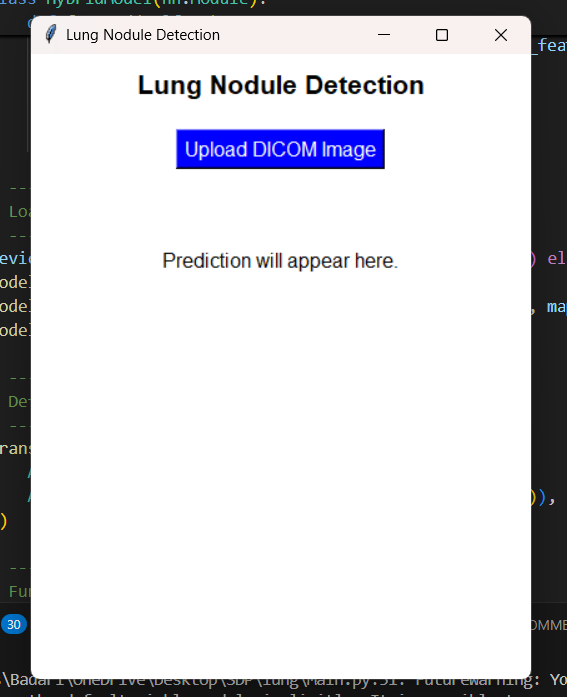
#> input picture 1.png, 567 x 697 px
$ python -i imageprocessing.py   (imports and definitions only)   (older library calls are emulated)
#> lines starting #> are read from the running program, lines starting #| are printed output that depends on the picture
import cv2
import numpy as np

# [32 lines left out: functions apply_basic_adjustments, apply_denoising, apply_enhancement, not called in this run]

def apply_histogram_equalization(image):
    """Apply global histogram equalization"""
    return cv2.equalizeHist(image)

# [6 lines left out: function apply_adaptive_threshold, not called in this run]

def apply_sobel(image):
    """Apply Sobel edge detection"""
    if len(image.shape) == 3:
        image = cv2.cvtColor(image, cv2.COLOR_RGB2GRAY)
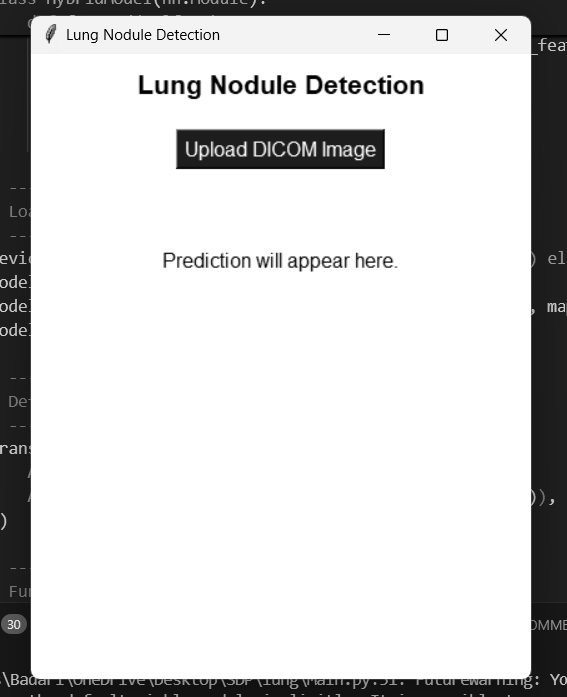
#> image: shape (697, 567); min 0, max 255, mean 212.5
    sobelx = cv2.Sobel(image, cv2.CV_64F, 1, 0, ksize=3)
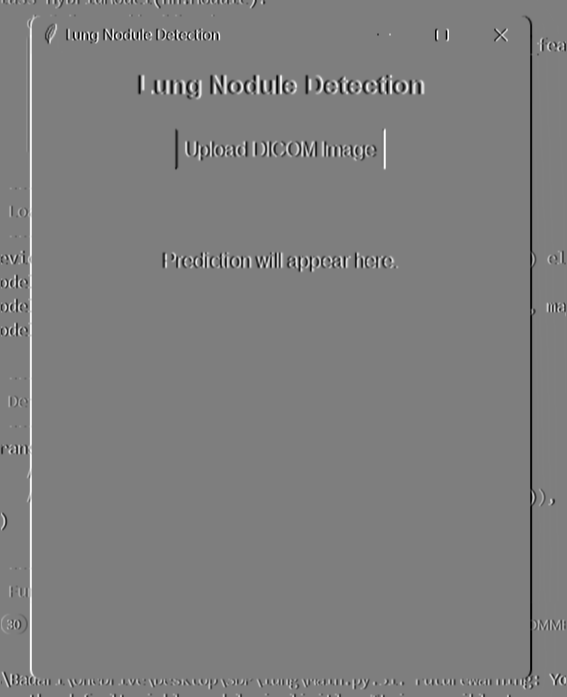
#> sobelx: shape (697, 567) float64; min -972, max 987, mean -0.1; drawn with min black and max white
    sobely = cv2.Sobel(image, cv2.CV_64F, 0, 1, ksize=3)
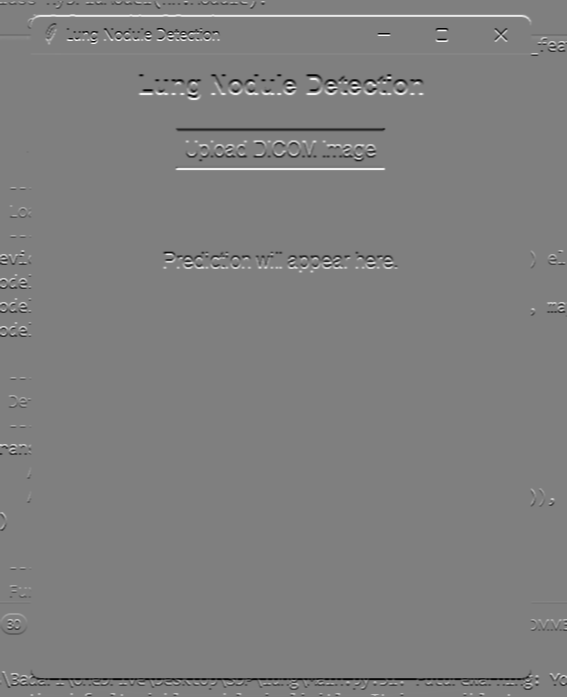
#> sobely: shape (697, 567) float64; min -1020, max 1019, mean -0.2; drawn with min black and max white
    sobel = cv2.magnitude(sobelx, sobely)
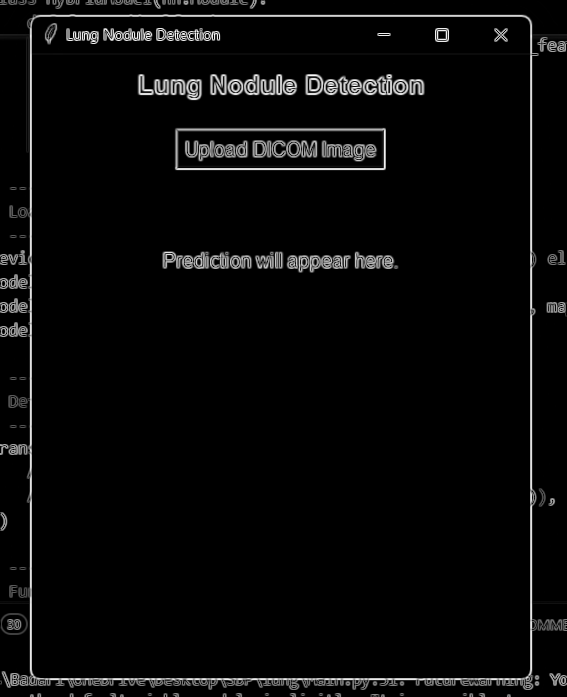
#> sobel: shape (697, 567) float64; min 0, max 1035.1, mean 35.9; drawn with min black and max white
    return np.uint8(np.clip(sobel, 0, 255))
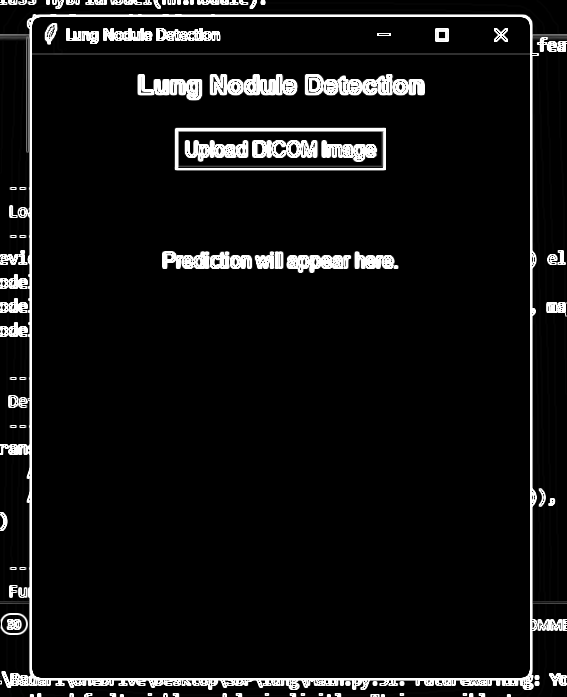
#> returned value: shape (697, 567); min 0, max 255, mean 17.3

# [50 lines left out: functions apply_laplacian, apply_blob_detection, apply_edge_detection, apply_morphology, not called in this run]

>>> import cv2
>>> picture = cv2.cvtColor(cv2.imread('../1.png'), cv2.COLOR_BGR2RGB)
>>> result = apply_sobel(picture)

$ run again, on 2.png
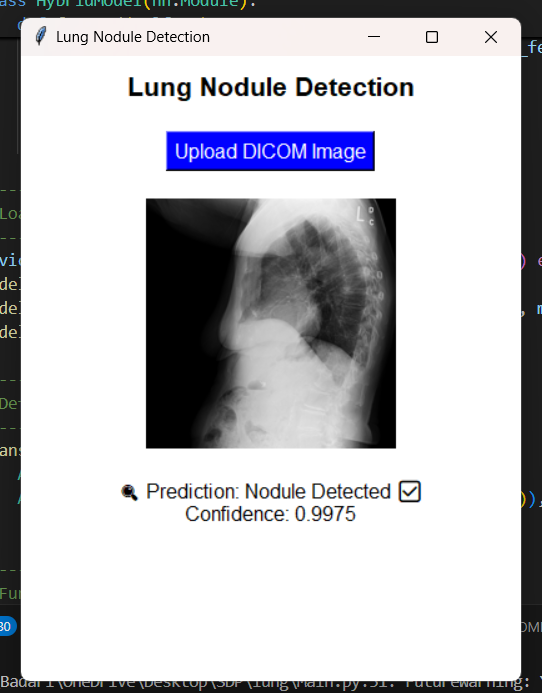
#> input picture 2.png, 542 x 693 px
#> in apply_sobel, `sobely = cv2.Sobel(image, cv2.CV_64F, 0, 1, ksize=3)`:
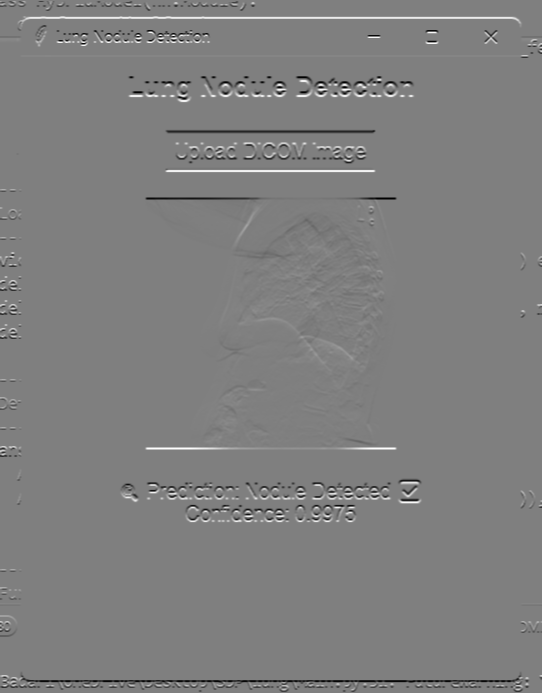
#> sobely: shape (693, 542) float64; min -1020, max 1020, mean -0.4; drawn with min black and max white
#> in apply_sobel, `return np.uint8(np.clip(sobel, 0, 255))`:
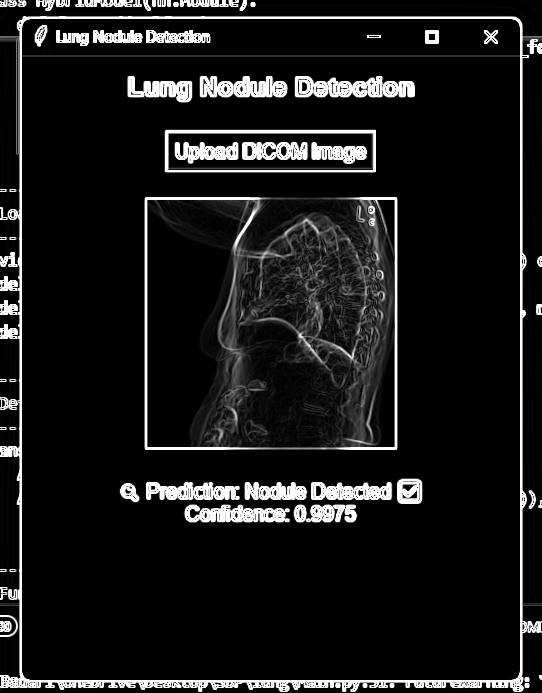
#> returned value: shape (693, 542); min 0, max 255, mean 25.3

$ run again, on 3.png
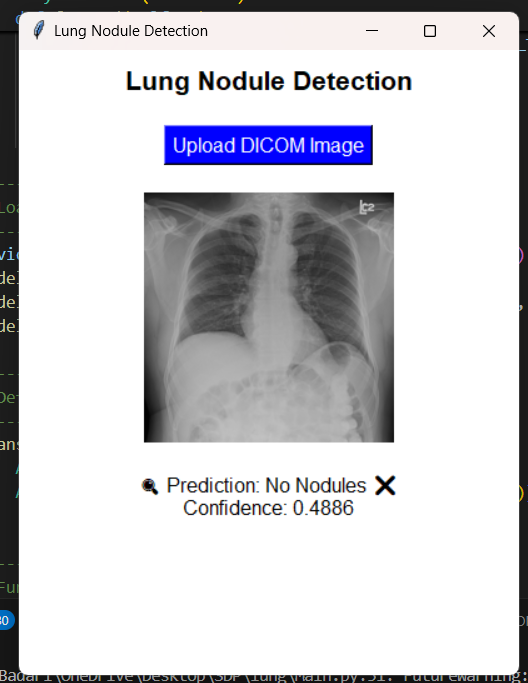
#> input picture 3.png, 528 x 683 px
#> in apply_sobel, `sobely = cv2.Sobel(image, cv2.CV_64F, 0, 1, ksize=3)`:
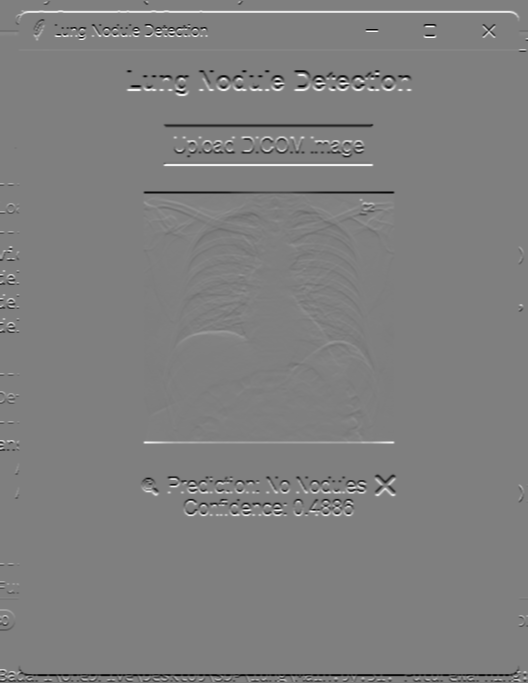
#> sobely: shape (683, 528) float64; min -1020, max 1019, mean -0.1; drawn with min black and max white
#> in apply_sobel, `return np.uint8(np.clip(sobel, 0, 255))`:
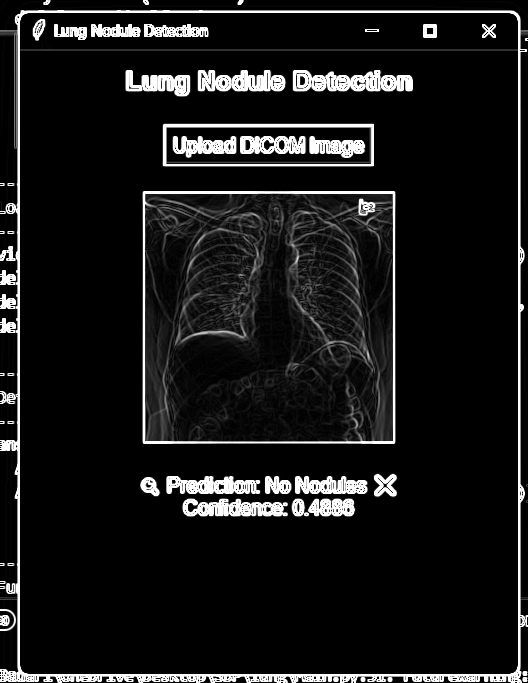
#> returned value: shape (683, 528); min 0, max 255, mean 24.3
